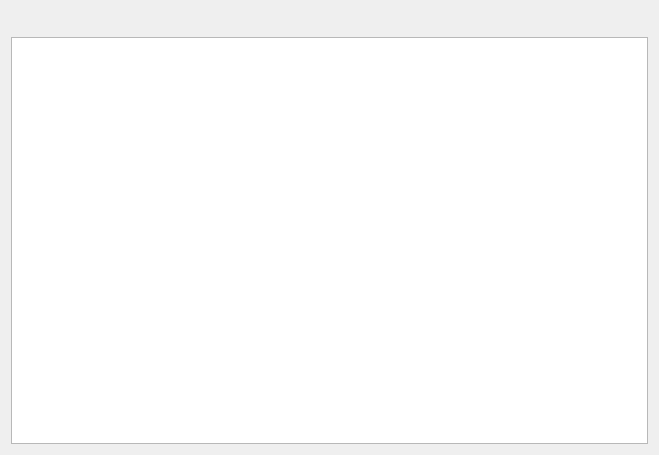
<?xml version="1.0" encoding="UTF-8"?>
<ui version="4.0">
 <class>Form</class>
 <widget class="QWidget" name="Form">
  <property name="geometry">
   <rect>
    <x>0</x>
    <y>0</y>
    <width>659</width>
    <height>455</height>
   </rect>
  </property>
  <property name="windowTitle">
   <string>Form</string>
  </property>
  <layout class="QVBoxLayout" name="verticalLayout">
   <item>
    <layout class="QHBoxLayout" name="horizontalLayout">
     <item>
      <widget class="QDialogButtonBox" name="menu">
       <property name="standardButtons">
        <set>QDialogButtonBox::NoButton</set>
       </property>
       <property name="centerButtons">
        <bool>true</bool>
       </property>
      </widget>
     </item>
     <item>
      <spacer name="horizontalSpacer">
       <property name="orientation">
        <enum>Qt::Horizontal</enum>
       </property>
       <property name="sizeHint" stdset="0">
        <size>
         <width>40</width>
         <height>20</height>
        </size>
       </property>
      </spacer>
     </item>
    </layout>
   </item>
   <item>
    <widget class="QListView" name="change_list">
     <property name="font">
      <font>
       <family>Monospace</family>
      </font>
     </property>
     <property name="editTriggers">
      <set>QAbstractItemView::EditKeyPressed</set>
     </property>
    </widget>
   </item>
  </layout>
 </widget>
 <resources/>
 <connections/>
</ui>
